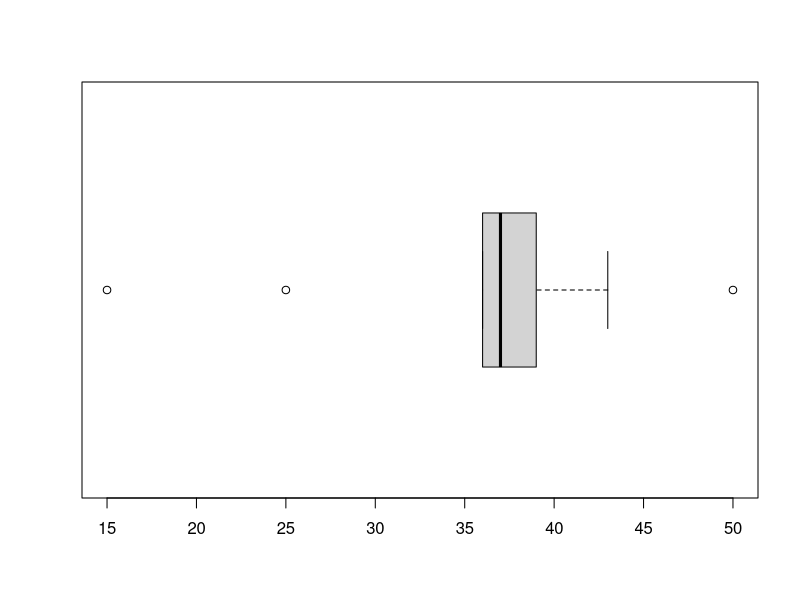

Reproduce this figure in R.
## ---- chunk 1
geo_mean <- function(x) {
    prod(x)^(1 / length(x))
}

har_mean <- function(x) {
    length(x) / sum(1 / x)
}

library(e1071)
## ---- chunk 2
revenue <- c(140, 122, 131, 136, 145, 146, 156)

relative_revenue_growth <- c(
    1 - (revenue[1] - revenue[2]) / revenue[1],
    1 - (revenue[2] - revenue[3]) / revenue[2],
    1 - (revenue[3] - revenue[4]) / revenue[3],
    1 - (revenue[4] - revenue[5]) / revenue[4],
    1 - (revenue[5] - revenue[6]) / revenue[5]
)
## ---- chunk 3
    relative_revenue_growth
## ---- chunk 4
distances <- c(43, 39, 37, 25, 37, 15, 36, 50, 37)
sort(distances)
## ---- chunk 5
    five_num <- fivenum(distances)
    five_num[2:4]
## ---- chunk 6
    boxplot(distances, horizontal = TRUE)
## ---- chunk 7
prices <- c(1.04, 1.02, 1.45)
quantities <- c(40, 20, 10)
## ---- chunk 8
salaries <- c(1380, 1780, 1411, 1688, 1641, 1710, 1890, 9735)
## ---- chunk 9
costs <- c(71.92, 74.20, 81.6, 298.4, 72.46, 73.68, 61.88,
    63.36, 81.08, 68.20, 74.32, 77.88)
## ---- chunk 10
frequency <- c(.3, .1, .3, .1, .2, 0)
## ---- chunk 11
    list <- rep(seq(0, 5), frequency * 200)
## ---- chunk 12
midpoints <- c(3.5, 8.5, 13.5, 18.5, 23.5, 28.5, 33.5)

a <- c(0, 10, 26, 28, 25, 11, 0)
b <- c(3, 5, 24, 40, 20, 4, 4)
c <- c(0, 4, 24, 40, 20, 4, 6)

cumsum(a)
cumsum(b)
## ---- chunk 13
n <- 28
old_mean <- 72
old_total <- old_mean * n
new_total <- old_total - 14
## ---- chunk 14
midpoints <- c(100, 175, 225, 275)
freq <- c(40, 20, 30, 50)

cumsum(freq)
